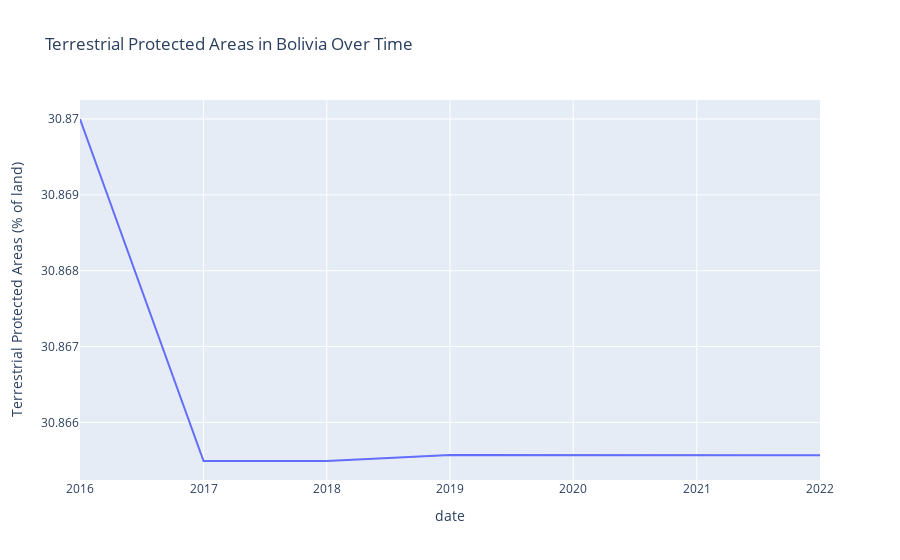

Notebook code cell kept with this figure:
### Code cell
# Define indicator for Terrestrial Protected Areas
indicator = {"ER.LND.PTLD.ZS": "Terrestrial Protected Areas (% of land)"}

# Define country
country = "BOL"  # Brazil's country code

# Fetch data from World Bank API
data = wbdata.get_dataframe(indicator, country=country)

# Convert index (years) to datetime format
data.index = pd.to_datetime(data.index.astype(str) + "-01-01")

# Drop missing values
data.dropna(inplace=True)

# Plot the data
fig = px.line(data, x=data.index, y="Terrestrial Protected Areas (% of land)",
              title="Terrestrial Protected Areas in Bolivia Over Time",
              labels={"x": "Year", "y": "Protected Land (%)"})

# Show plot
fig.show()

### Figure 1 — Plotly figure (JSON) as saved in the notebook; plotly's stock layout.template omitted (floating-point values rounded to 4 significant figures)
{"data": [{"hovertemplate": "date=%{x}<br>Terrestrial Protected Areas (% of land)=%{y}<extra></extra>", "legendgroup": "", "line": {"color": "#636efa", "dash": "solid"}, "marker": {"symbol": "circle"}, "mode": "lines", "name": "", "orientation": "v", "showlegend": false, "type": "scatter", "x": ["2022-01-01T00:00:00.000000000", "2021-01-01T00:00:00.000000000", "2020-01-01T00:00:00.000000000", "2019-01-01T00:00:00.000000000", "2018-01-01T00:00:00.000000000", "2017-01-01T00:00:00.000000000", "2016-01-01T00:00:00.000000000"], "xaxis": "x", "y": [30.87, 30.87, 30.87, 30.87, 30.87, 30.87, 30.87], "yaxis": "y"}], "layout": {"legend": {"tracegroupgap": 0}, "title": {"text": "Terrestrial Protected Areas in Bolivia Over Time"}, "xaxis": {"anchor": "y", "domain": [0, 1], "title": {"text": "date"}}, "yaxis": {"anchor": "x", "domain": [0, 1], "title": {"text": "Terrestrial Protected Areas (% of land)"}}}}
